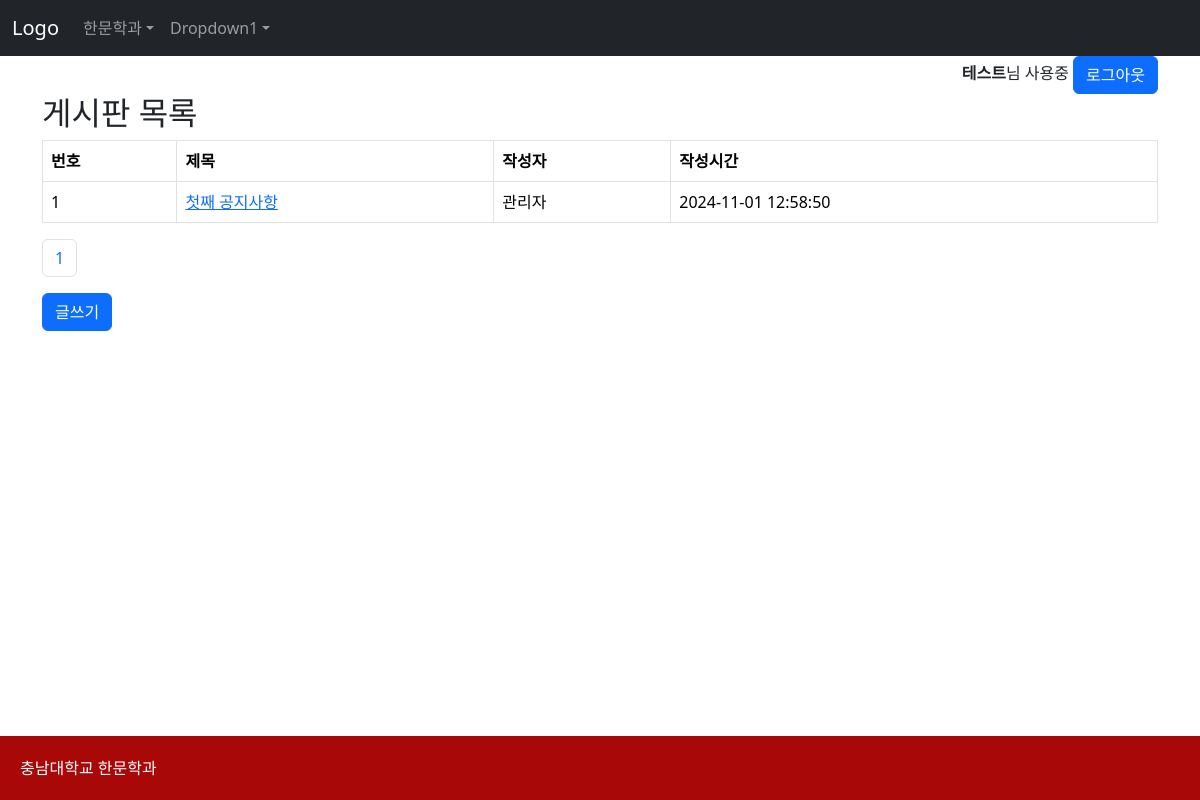
The page /index.php?cmd=board&bid=1 (signed in) on the database its author committed.
### tables this page shows
CREATE TABLE `board` (
  `idx` int(11) NOT NULL AUTO_INCREMENT,
  `bid` int(11) NOT NULL,
  `id` varchar(50) NOT NULL,
  `name` varchar(100) NOT NULL,
  `title` varchar(255) NOT NULL,
  `notice` tinyint(1) DEFAULT 0,
  `html` mediumtext DEFAULT NULL,
  `time` datetime DEFAULT current_timestamp(),
  PRIMARY KEY (`idx`)
);

### board.php (the view, shortened to what this page needs)
<?php
$bid = isset($_GET['bid']) ? intval($_GET['bid']) : 1;
$mode = isset($_GET['mode']) ? $_GET['mode'] : 'list';
$page = isset($_GET['page']) ? intval($_GET['page']) : 1;
if ($mode === 'list') {
    $limit = 10;
    $offset = ($page - 1) * $limit;
    $sql = "SELECT * FROM board WHERE bid = $bid ORDER BY notice DESC, idx DESC LIMIT $offset, $limit";
    $result = mysqli_query($conn, $sql);
    $count_sql = "SELECT COUNT(*) FROM board WHERE bid = $bid";
    $count_result = mysqli_query($conn, $count_sql);
    $total_records = mysqli_fetch_array($count_result)[0];
    $total_pages = ceil($total_records / $limit);
    echo "<h2>게시판 목록</h2>";
    echo "<table class='table table-bordered'>";
    echo "<tr><th>번호</th><th>제목</th><th>작성자</th><th>작성시간</th></tr>";
    while ($row = mysqli_fetch_array($result)) {
        echo "<tr>";
        echo "<td>{$row['idx']}</td>";
        echo "<td><a href='?cmd=board&bid=$bid&mode=show&idx={$row['idx']}'>{$row['title']}</a></td>";
        echo "<td>{$row['name']}</td>";
        echo "<td>{$row['time']}</td>";
        echo "</tr>";
    }
    echo "</table>";
    echo "<nav><ul class='pagination'>";
    for ($i = 1; $i <= $total_pages; $i++) {
        echo "<li class='page-item'><a class='page-link' href='?cmd=board&bid=$bid&mode=list&page=$i'>$i</a></li>";
    }
    echo "</ul></nav>";
    echo "<a href='?cmd=board&bid=$bid&mode=write' class='btn btn-primary'>글쓰기</a>";
}
?>

### style.css (style rules this page uses)
html, body { height: 100%; margin: 0; display: flex; flex-direction: column; }

### rows shown on the page
board: idx "1", title "첫째 공지사항", name "관리자", time "2024-11-01 12:58:50"

### other values the page prints
$_SESSION[sino_name] "테스트"
